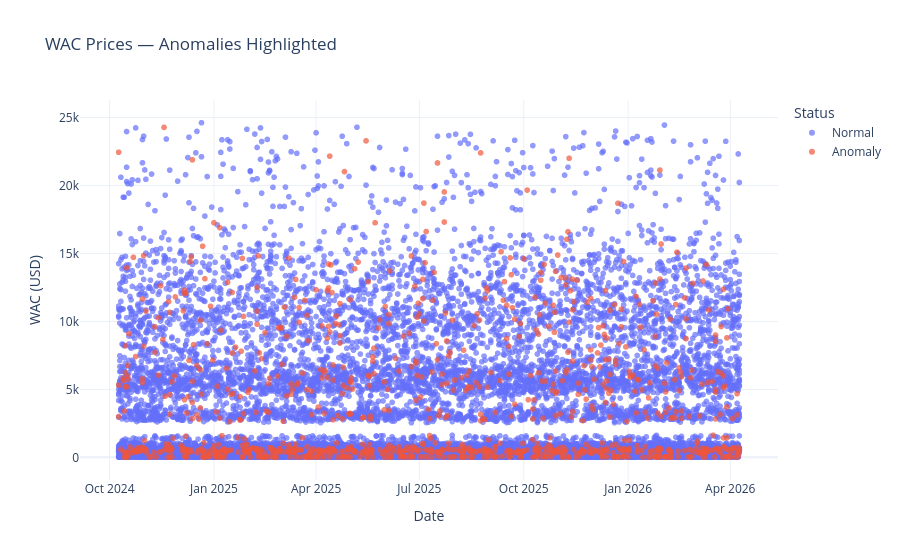

Notebook source saved alongside this figure:
### Code cell
"""
Anomaly Visualisation — Transaction scatter
"""
vis_df = df.copy()
vis_df['Status'] = vis_df['is_anomaly'].map({True: 'Anomaly', False: 'Normal'})

fig = px.scatter(
    vis_df, x='transaction_date', y='wac_price',
    color='Status',
    color_discrete_map={'Anomaly': '#EF553B', 'Normal': '#636EFA'},
    hover_data=['drug_name', 'pharmacy_name', 'margin_percent'],
    title='WAC Prices — Anomalies Highlighted',
    labels={'wac_price': 'WAC (USD)', 'transaction_date': 'Date'},
    template='plotly_white',
    opacity=0.7,
)
fig.show()

### Figure 1 — Plotly figure (JSON) as saved in the notebook; plotly's stock layout.template omitted (floating-point values rounded to 4 significant figures; data arrays with more than 128 entries replaced by an {"elided": "..."} marker saying what was removed)
{"data": [{"customdata": {"elided": "13950x3 mixed values"}, "hovertemplate": "Status=Normal<br>Date=%{x}<br>WAC (USD)=%{y}<br>drug_name=%{customdata[0]}<br>pharmacy_name=%{customdata[1]}<br>margin_percent=%{customdata[2]}<extra></extra>", "legendgroup": "Normal", "marker": {"color": "#636EFA", "opacity": 0.7, "symbol": "circle"}, "mode": "markers", "name": "Normal", "showlegend": true, "type": "scattergl", "x": {"elided": "13950 str values"}, "xaxis": "x", "y": {"elided": "13950 float values"}, "yaxis": "y"}, {"customdata": {"elided": "1050x3 mixed values"}, "hovertemplate": "Status=Anomaly<br>Date=%{x}<br>WAC (USD)=%{y}<br>drug_name=%{customdata[0]}<br>pharmacy_name=%{customdata[1]}<br>margin_percent=%{customdata[2]}<extra></extra>", "legendgroup": "Anomaly", "marker": {"color": "#EF553B", "opacity": 0.7, "symbol": "circle"}, "mode": "markers", "name": "Anomaly", "showlegend": true, "type": "scattergl", "x": {"elided": "1050 str values"}, "xaxis": "x", "y": {"elided": "1050 float values"}, "yaxis": "y"}], "layout": {"legend": {"title": {"text": "Status"}, "tracegroupgap": 0}, "title": {"text": "WAC Prices — Anomalies Highlighted"}, "xaxis": {"anchor": "y", "domain": [0, 1], "title": {"text": "Date"}}, "yaxis": {"anchor": "x", "domain": [0, 1], "title": {"text": "WAC (USD)"}}}}
